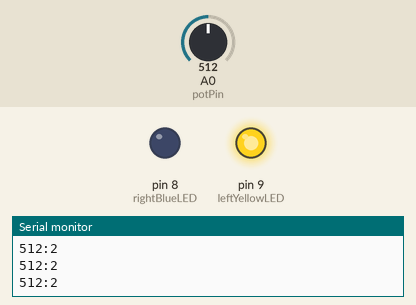
Simulated run of this sketch. Board: Arduino Uno, built with avr-gcc and run on an emulated ATmega328P. On the bench: output pins drawn as LEDs (lit = HIGH), the last lines printed to the serial monitor. The test bench sets the inputs (shaded band); at power-on: A0 (potPin) = 512.

Above: at 1.2 s.
1.3 s: A0 (potPin) set to 607
4.3 s: A0 (potPin) set to 622
At 5.5 s:
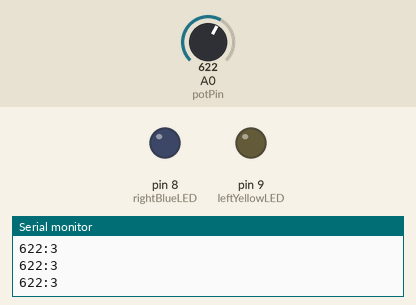
5.8 s: A0 (potPin) set to 306
At 6.6 s:
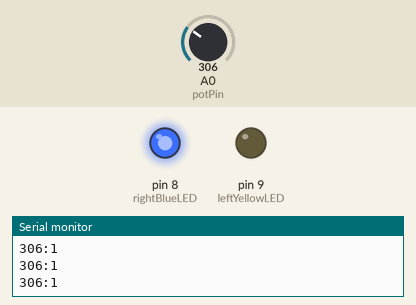
7.3 s: A0 (potPin) set to 215
8.8 s: A0 (potPin) set to 191
At 10.0 s:
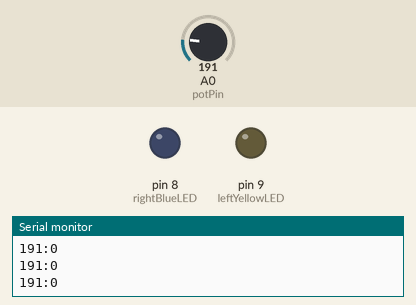
10.3 s: A0 (potPin) set to 511
At 11.2 s:
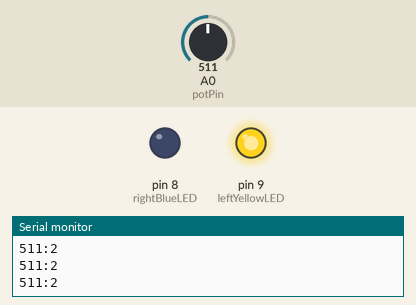
Timing chart, 0 to 12.8 s (numbered marks = the images above; inputs shaded):
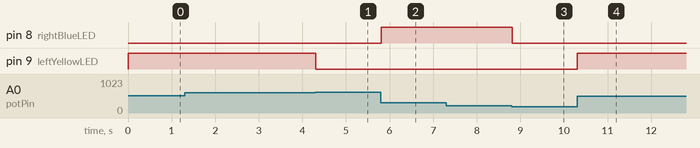

The sketch:

AnalogReadSerial.ino
```cpp
/* Lesson 5
   24/05/2024

    Using digital pins as Inputs
    pinmode()
    digitalRead()
    debouncing buttons

  Pins Used

  A0 Potentiometer

  2 Right Button
  3 Left button

  5 Right Blue LED
  6 Right Red LED
  7 Right Yellow LED
  8 Right Green LED
  9 Left Blue LED
  10 Left Red LED
  11 Left Yellow LED
  12 Left Green LED


*/

int rightBlueLED = 8;
byte rightBlueLEDState;
int leftYellowLED = 9;
byte yellowLEDState;

int leftButton = 3;
int rightButton = 2;

unsigned long currentMillis;  //stores the board time in milliseconds
unsigned long buttonMillis;
int buttonDebounceTime = 350;  //350 milliseconds

int potPin = A0;


void setup() {
  Serial.begin(9600);
  Serial.println("Lesson 5");
  pinMode(rightBlueLED, OUTPUT);
  pinMode(leftYellowLED, OUTPUT);
}


void loop() {
  int potOutput;
  int outputVolts;


  potOutput = analogRead(potPin);

  outputVolts = map(potOutput, 0 , 1023, 0, 5);

  Serial.print(potOutput);
  Serial.print(":");
  Serial.println(outputVolts);

   switch (outputVolts) {//compares the value of outputVolts)
    case 1:             //Is it equal to 1
      digitalWrite(rightBlueLED, HIGH);
      digitalWrite(leftYellowLED, LOW);
      break;
    case 2:           //is it equal to 2
      digitalWrite(leftYellowLED, HIGH);
      digitalWrite(rightBlueLED, LOW);
      break;
    default:
      digitalWrite(rightBlueLED, LOW);
      digitalWrite(leftYellowLED, LOW);
      break;
  }
}
```

Measured:
- the behaviour switches between 613 and 614 on A0 (potPin) (found by bisection; images 0 and 1)
- the behaviour switches between 205 and 204 on A0 (potPin) (found by bisection; images 2 and 3)
- after the input at 4.3 s, pin 9 (leftYellowLED): HIGH → LOW at once
- after the input at 5.8 s, pin 8 (rightBlueLED): LOW → HIGH at once
- after the input at 8.8 s, pin 8 (rightBlueLED): HIGH → LOW at once
- after the input at 10.3 s, pin 9 (leftYellowLED): LOW → HIGH at once
